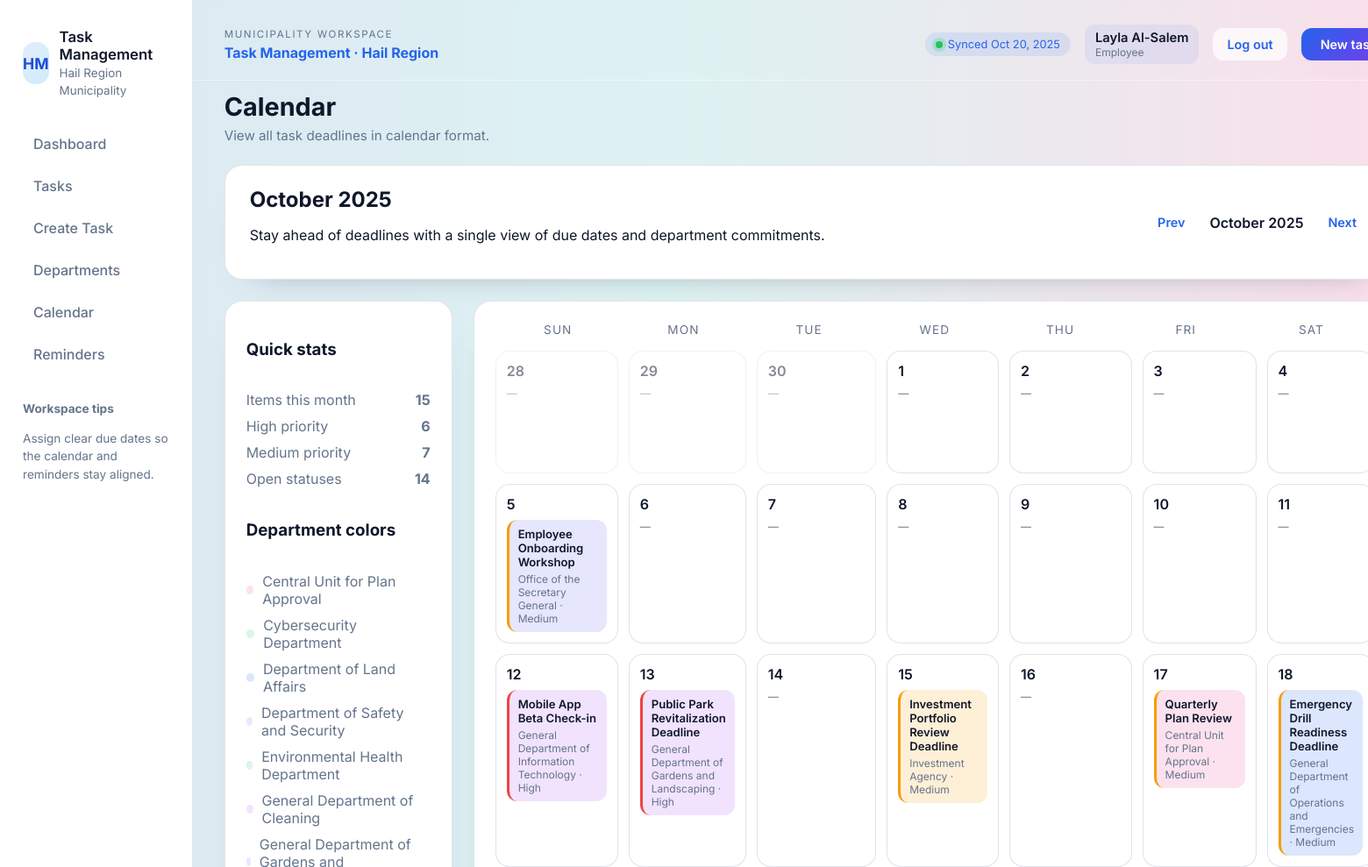
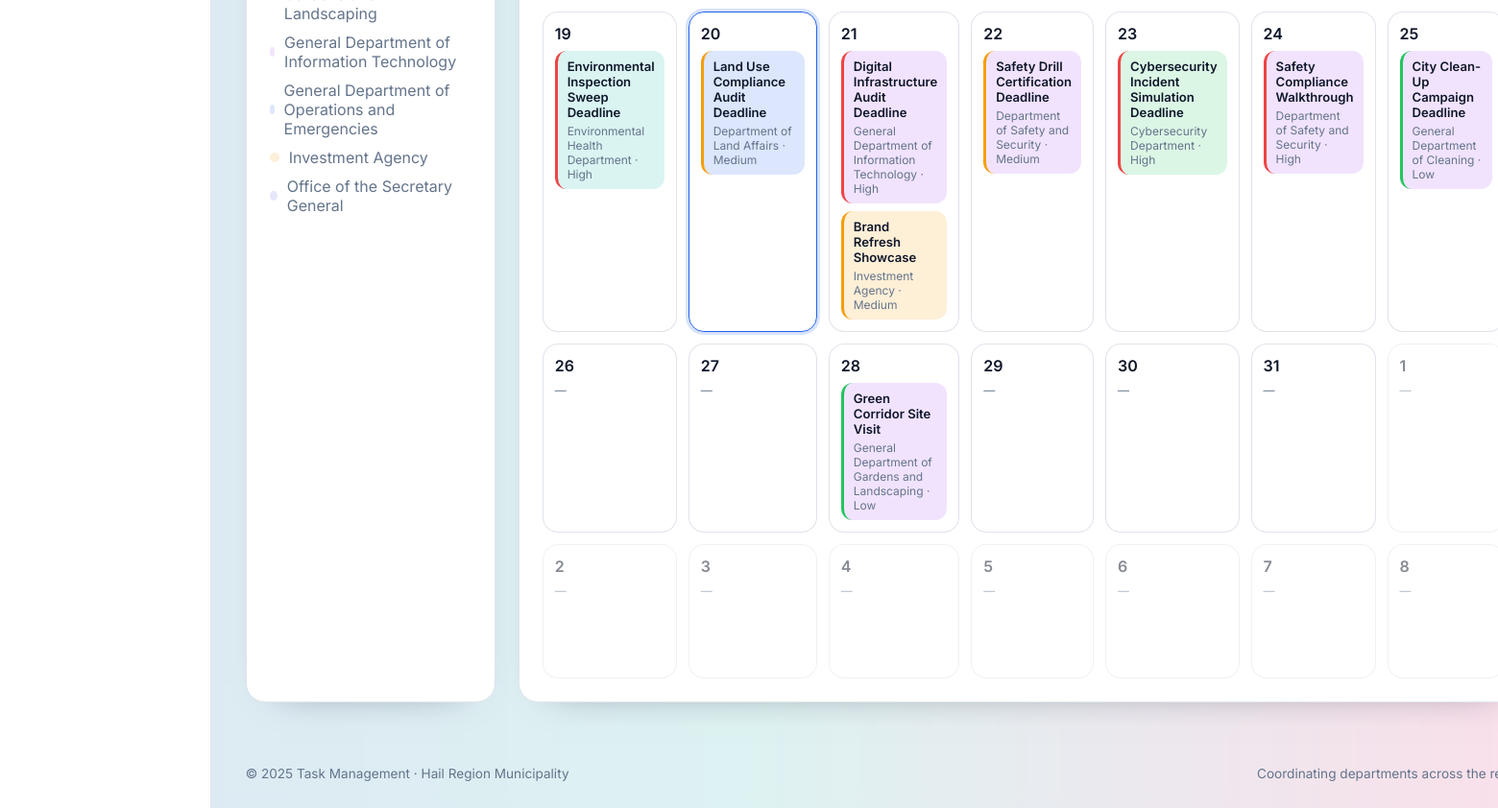
/calendar.php (signed in), run on the app's committed database (2 pictures, top to bottom).
### tables this page shows
CREATE TABLE IF NOT EXISTS calendar_events (
    id INT AUTO_INCREMENT PRIMARY KEY,
    task_id INT NULL,
    department_id INT NOT NULL,
    title VARCHAR(180) NOT NULL,
    event_date DATE NOT NULL,
    priority VARCHAR(20) DEFAULT 'Medium',
    status VARCHAR(30) DEFAULT 'Scheduled',
    created_at TIMESTAMP DEFAULT CURRENT_TIMESTAMP,
    KEY idx_calendar_event_date (event_date),
    CONSTRAINT fk_calendar_events_tasks FOREIGN KEY (task_id) REFERENCES tasks(id) ON DELETE SET NULL,
    CONSTRAINT fk_calendar_events_departments FOREIGN KEY (department_id) REFERENCES departments(id) ON DELETE CASCADE
);

CREATE TABLE IF NOT EXISTS departments (
    id INT AUTO_INCREMENT PRIMARY KEY,
    name VARCHAR(150) NOT NULL,
    email VARCHAR(190) NULL,
    created_at TIMESTAMP DEFAULT CURRENT_TIMESTAMP
);

### includes/functions.php (called while the page is built, shortened)
<?php
function sanitize(?string $value = null): string
{
    return htmlspecialchars($value ?? '', ENT_QUOTES, 'UTF-8');
}

### calendar.php (the view, shortened to what this page needs)
<?php
require_once __DIR__ . '/includes/functions.php';
require_once __DIR__ . '/db.php';
$today = new DateTimeImmutable('today');
$monthParam = $_GET['month'] ?? $today->format('Y-m');
[$year, $month] = array_map('intval', explode('-', $monthParam));
try {
    $currentMonth = new DateTimeImmutable(sprintf('%04d-%02d-01', $year, $month));
} catch (Exception $exception) {
    $currentMonth = new DateTimeImmutable('first day of this month');
}
$start = $currentMonth;
if ($currentMonth->format('w') !== '0') {
    $start = $currentMonth->modify('last sunday');
}
$end = $start->modify('+41 days');
$eventsStmt = $pdo->prepare('SELECT ce.event_date, ce.title, ce.priority, ce.status, d.name AS department_name
    FROM calendar_events ce
    JOIN departments d ON d.id = ce.department_id
    WHERE ce.event_date BETWEEN :start AND :end
    ORDER BY ce.event_date ASC, FIELD(ce.priority, "High", "Medium", "Low"), ce.title ASC');
$eventsStmt->execute([
    'start' => $start->format('Y-m-d'),
    'end' => $end->format('Y-m-d'),
]);
$events = $eventsStmt->fetchAll();
$eventsByDate = [];
$monthKey = $currentMonth->format('Y-m');
$monthStats = [
    'total' => 0,
    'high' => 0,
    'medium' => 0,
    'low' => 0,
    'pending' => 0,
];
$legend = [];
foreach ($events as $event) {
    $date = $event['event_date'];
    $eventsByDate[$date][] = $event;
    if (strpos($date, $monthKey) === 0) {
        $monthStats['total']++;
        $priority = strtolower($event['priority'] ?? 'medium');
        if (isset($monthStats[$priority])) {
            $monthStats[$priority]++;
        }
        if (strtolower($event['status']) !== 'completed') {
            $monthStats['pending']++;
        }
    }
    $legend[$event['department_name']] = true;
}
ksort($legend);
$prevMonth = $currentMonth->modify('-1 month')->format('Y-m');
$nextMonth = $currentMonth->modify('+1 month')->format('Y-m');
function calendar_tag_class(string $label): string
{
    static $palette = [
        'tag-blue',
        'tag-purple',
        'tag-green',
        'tag-amber',
        'tag-pink',
        'tag-teal',
        'tag-indigo',
        'tag-coral',
    ];
    $index = abs(crc32($label)) % count($palette);
    return $palette[$index];
}
include __DIR__ . '/includes/header.php';
?>
<section class="calendar-hero panel">
    <div>
        <h2><?= $currentMonth->format('F Y'); ?></h2>
        <p>Stay ahead of deadlines with a single view of due dates and department commitments.</p>
    </div>
    <div class="calendar-nav">
        <a class="ghost-action" href="calendar.php?month=<?= sanitize($prevMonth); ?>">Prev</a>
        <span class="calendar-nav-current"><?= $currentMonth->format('F Y'); ?></span>
        <a class="ghost-action" href="calendar.php?month=<?= sanitize($nextMonth); ?>">Next</a>
    </div>
</section>
<section class="calendar-layout">
    <aside class="panel calendar-meta">
        <h3>Quick stats</h3>
        <ul>
            <li><span>Items this month</span><strong><?= number_format($monthStats['total']); ?></strong></li>
            <li><span>High priority</span><strong><?= number_format($monthStats['high']); ?></strong></li>
            <li><span>Medium priority</span><strong><?= number_format($monthStats['medium']); ?></strong></li>
            <li><span>Open statuses</span><strong><?= number_format($monthStats['pending']); ?></strong></li>
        </ul>
        <h3>Department colors</h3>
        <ul class="legend">
            <?php if (!$legend): ?>
                <li>No events scheduled.</li>
            <?php else: ?>
                <?php foreach (array_keys($legend) as $departmentName): ?>
                    <li>
                        <span class="legend-dot <?= calendar_tag_class($departmentName); ?>"></span>
                        <?= sanitize($departmentName); ?>
                    </li>
                <?php endforeach; ?>
            <?php endif; ?>
        </ul>
    </aside>
    <div class="panel calendar-grid">
        <header class="calendar-grid-head">
            <?php foreach (['Sun', 'Mon', 'Tue', 'Wed', 'Thu', 'Fri', 'Sat'] as $day): ?>
                <span><?= $day; ?></span>
            <?php endforeach; ?>
        </header>
        <div class="calendar-grid-body">
            <?php for ($offset = 0; $offset < 42; $offset++): ?>
                <?php
                $date = $start->modify('+' . $offset . ' days');
                $dateKey = $date->format('Y-m-d');
                $isCurrentMonth = $date->format('m') === $currentMonth->format('m');
                $isToday = $dateKey === $today->format('Y-m-d');
                $cellClasses = [];
                if (!$isCurrentMonth) {
                    $cellClasses[] = 'muted';
                }
                if ($isToday) {
                    $cellClasses[] = 'today';
                }
                $cellClass = $cellClasses ? ' ' . implode(' ', $cellClasses) : '';
                ?>
                <div class="calendar-cell<?= $cellClass; ?>">
                    <div class="calendar-cell-header">
                        <span class="calendar-date-number"><?= $date->format('j'); ?></span>
                    </div>
                    <div class="calendar-events">
                        <?php if (!empty($eventsByDate[$dateKey])): ?>
                            <?php foreach ($eventsByDate[$dateKey] as $event): ?>
                                <?php
                                $priorityClass = 'priority-' . strtolower($event['priority'] ?? 'medium');
                                $tagClass = calendar_tag_class($event['department_name']);
                                ?>
                                <article class="calendar-event <?= $tagClass; ?> <?= $priorityClass; ?>">
                                    <span class="event-title"><?= sanitize($event['title']); ?></span>
                                    <span class="event-meta"><?= sanitize($event['department_name']); ?> · <?= sanitize($event['priority']); ?></span>
                                </article>
                            <?php endforeach; ?>
                        <?php else: ?>
                            <span class="empty-slot">—</span>
                        <?php endif; ?>
                    </div>
                </div>
            <?php endfor; ?>
        </div>
    </div>
</section>
<?php include __DIR__ . '/includes/footer.php'; ?>

### assets/css/style.css (style rules this page uses)
:root { --gradient-bg: linear-gradient(90deg, #77A1D3, #79CBCA, #E684AE); --surface: rgba(255, 255, 255, 0.92); --surface-strong: #ffffff; --surface-soft: rgba(255, 255, 255, 0.75); --surface-border: rgba(148, 163, 184, 0.28); --shadow: 0 28px 60px -36px rgba(15, 23, 42, 0.45); --text-primary: #0f172a; --text-muted: #64748b; --text-inverse: #ffffff; --accent: #2563eb; --accent-soft: rgba(37, 99, 235, 0.1); --danger: #ef4444; --success: #22c55e; --warning: #f59e0b; --font-family: 'Inter', -apple-system, BlinkMacSystemFont, 'Segoe UI', sans-serif; }
* { box-sizing: border-box; }
body { margin: 0; font-family: var(--font-family); background: var(--gradient-bg); color: var(--text-primary); min-height: 100vh; -webkit-font-smoothing: antialiased; }
a { color: var(--accent); text-decoration: none; }
.primary-action, .ghost-action { border: none; border-radius: 12px; font-weight: 600; cursor: pointer; font-size: 0.9rem; transition: transform 0.15s ease, background 0.2s ease, color 0.2s ease; display: inline-flex; align-items: center; gap: 6px; }
.ghost-action { background: rgba(255, 255, 255, 0.7); color: var(--accent); padding: 10px 16px; }
.panel { background: var(--surface-strong); border-radius: 20px; border: 1px solid var(--surface-border); box-shadow: 0 18px 40px -36px rgba(15, 23, 42, 0.6); }
.calendar-hero { display: flex; justify-content: space-between; align-items: center; padding: 24px 28px; gap: 16px; }
.calendar-hero h2 { margin: 0 0 8px; }
.calendar-nav { display: flex; align-items: center; gap: 12px; }
.calendar-nav-current { font-weight: 600; }
.calendar-layout { display: grid; grid-template-columns: minmax(260px, 320px) 1fr; gap: 24px; }
.calendar-meta { padding: 24px; display: flex; flex-direction: column; gap: 18px; }
.calendar-meta ul { list-style: none; margin: 0; padding: 0; display: grid; gap: 10px; color: var(--text-muted); }
.calendar-meta ul li { display: flex; justify-content: space-between; align-items: center; }
.calendar-meta .legend li { justify-content: flex-start; gap: 10px; }
.legend-dot { width: 10px; height: 10px; border-radius: 50%; display: inline-block; }
.calendar-grid { padding: 24px; display: flex; flex-direction: column; gap: 16px; }
.calendar-grid-head { display: grid; grid-template-columns: repeat(7, 1fr); text-align: center; font-size: 0.85rem; color: var(--text-muted); text-transform: uppercase; letter-spacing: 0.08em; }
.calendar-grid-body { display: grid; grid-template-columns: repeat(7, 1fr); gap: 12px; }
.calendar-cell { min-height: 140px; border-radius: 16px; border: 1px solid rgba(148, 163, 184, 0.3); padding: 12px; display: flex; flex-direction: column; gap: 8px; background: rgba(255, 255, 255, 0.92); }
.calendar-cell.muted { opacity: 0.5; }
.calendar-cell.today { border-color: var(--accent); box-shadow: 0 0 0 3px rgba(37, 99, 235, 0.18); }
.calendar-cell-header { display: flex; justify-content: space-between; align-items: center; }
.calendar-date-number { font-weight: 600; }
.calendar-events { display: flex; flex-direction: column; gap: 8px; }
.calendar-event { border-radius: 12px; padding: 8px 10px; font-size: 0.82rem; background: rgba(37, 99, 235, 0.12); color: var(--text-primary); display: flex; flex-direction: column; gap: 4px; }
.calendar-event .event-title { font-weight: 600; }
.calendar-event .event-meta { color: var(--text-muted); font-size: 0.75rem; }
.empty-slot { color: var(--text-muted); font-size: 0.75rem; }
.tag-blue { background: rgba(37, 99, 235, 0.16); }
.tag-purple { background: rgba(168, 85, 247, 0.16); }
.tag-green { background: rgba(34, 197, 94, 0.16); }
.tag-amber { background: rgba(245, 158, 11, 0.16); }
.tag-pink { background: rgba(236, 72, 153, 0.16); }
.tag-teal { background: rgba(20, 184, 166, 0.16); }
.tag-indigo { background: rgba(99, 102, 241, 0.16); }
.priority-high { border-left: 3px solid #ef4444; }
.priority-medium { border-left: 3px solid #f59e0b; }
.priority-low { border-left: 3px solid #22c55e; }

### data on the page
calendar_events: title "Employee Onboarding Workshop", department.name "Office of the Secretary General", priority "Medium"
calendar_events: title "Mobile App Beta Check-in", department.name "General Department of Information Technology", priority "High"
calendar_events: title "Public Park Revitalization Deadline", department.name "General Department of Gardens and Landscaping", priority "High"
calendar_events: title "Investment Portfolio Review Deadline", department.name "Investment Agency", priority "Medium"
calendar_events: title "Quarterly Plan Review", department.name "Central Unit for Plan Approval", priority "Medium"
calendar_events: title "Emergency Drill Readiness Deadline", department.name "General Department of Operations and Emergencies", priority "Medium"
calendar_events: title "Environmental Inspection Sweep Deadline", department.name "Environmental Health Department", priority "High"
calendar_events: title "Land Use Compliance Audit Deadline", department.name "Department of Land Affairs", priority "Medium"
calendar_events: title "Digital Infrastructure Audit Deadline", department.name "General Department of Information Technology", priority "High"
calendar_events: title "Brand Refresh Showcase", department.name "Investment Agency", priority "Medium"
calendar_events: title "Safety Drill Certification Deadline", department.name "Department of Safety and Security", priority "Medium"
calendar_events: title "Cybersecurity Incident Simulation Deadline", department.name "Cybersecurity Department", priority "High"
calendar_events: title "Safety Compliance Walkthrough", department.name "Department of Safety and Security", priority "High"
calendar_events: title "City Clean-Up Campaign Deadline", department.name "General Department of Cleaning", priority "Low"
calendar_events: title "Green Corridor Site Visit", department.name "General Department of Gardens and Landscaping", priority "Low"

### other printed values
$userName "Layla Al-Salem"
$userRole "Employee"
$pageTitle "Calendar"
$pageDescription "View all task deadlines in calendar format."
$currentMonth->format('F Y') "October 2025"
$monthStats['total'] "15"
$monthStats['high'] "6"
$monthStats['medium'] "7"
$monthStats['pending'] "14"
$departmentName "Central Unit for Plan Approval"
$departmentName "Cybersecurity Department"
$departmentName "Department of Land Affairs"
$departmentName "Department of Safety and Security"
$departmentName "Environmental Health Department"
$departmentName "General Department of Cleaning"
